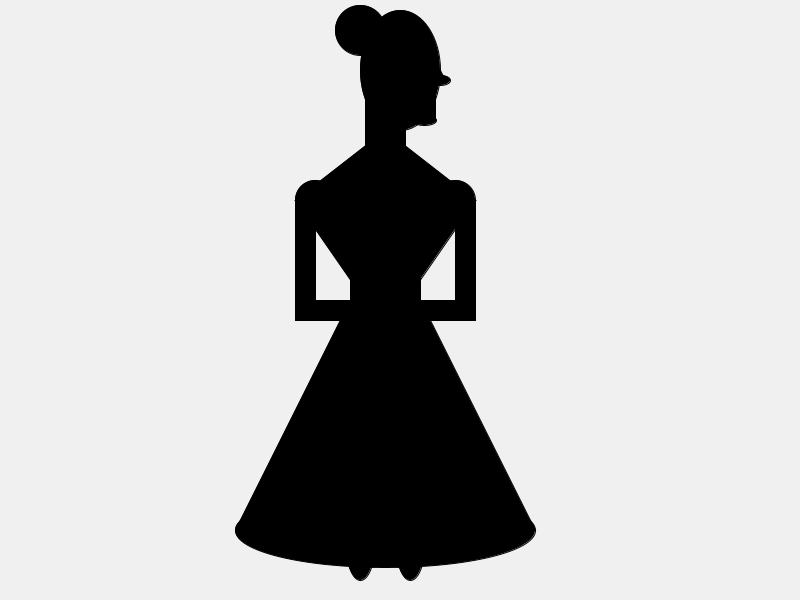
Frame 1 (no input)
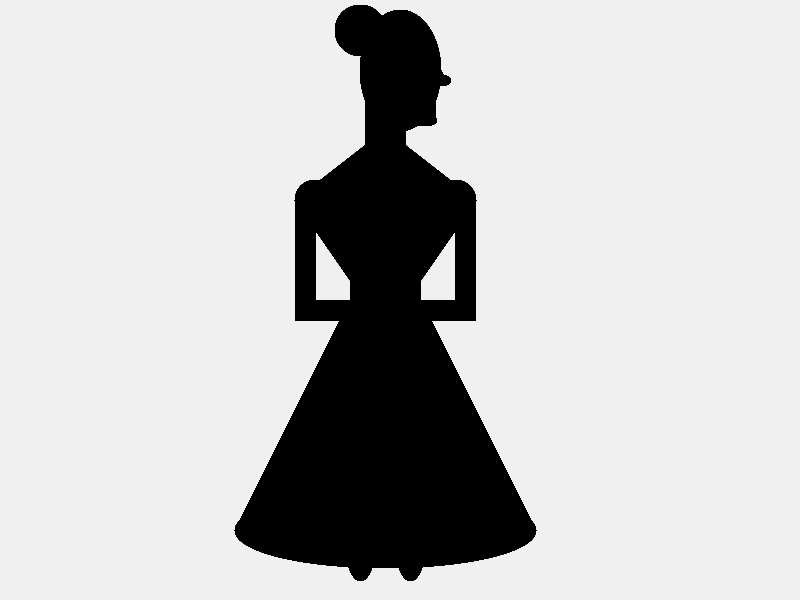
Frame 60 (the mouse pressed at the canvas centre just before this capture)
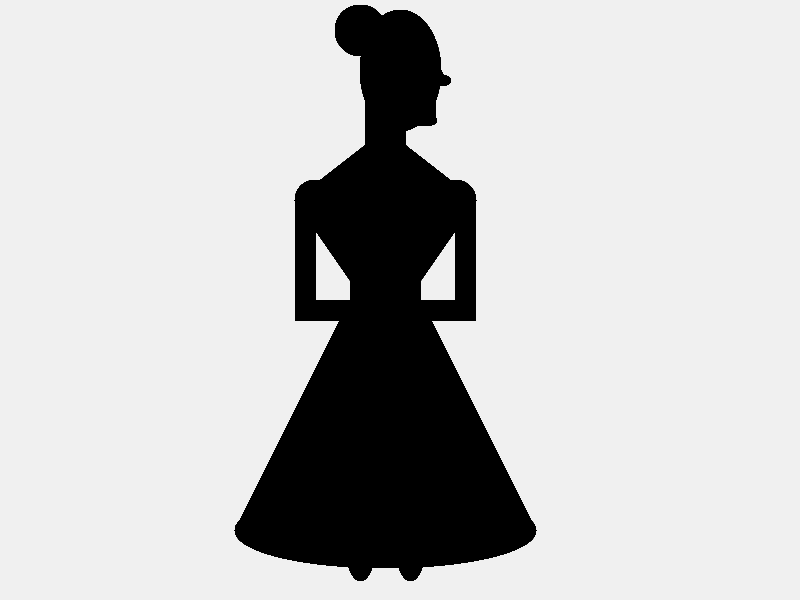
Frame 120 (the mouse held since frame 60 and released just before this capture)

The Processing sketch that drew these frames (run headless with seeded random() and noise(); from frame 60 on, the mouse is pressed at the canvas centre):

// Processing sketch: processing_51262
// ── processing_51262.pde

//Tracy Carlin
//January 28,2012
//Independent Project - Ada Lovelace (week 2 attempt)

void setup() {
size(800,600);
smooth();
background(240);
}

void draw() {

//fill for the silhouette
fill(0);
//head
float headX=400.0;
float headY=70.0;
//face
ellipse(headX,headY,80,120);
//nose (note:I am bizarrely proud of this nose)
triangle(headX+30,headY+10,headX+40,headY,headX+45,headY+10);
ellipse(headX+40,headY+10,20,10);
//neck
rect(headX-35,headY,40,90);
//hair
ellipse(headX-40,headY-40,50,50);
//chin
rect(headX-5,headY,40,50);
ellipse(headX+24,headY+50,25,10);
//upper chest and shoulders
float neckX=headX-15;
float neckY=headY+10;
triangle(neckX,neckY+50,neckX-90,neckY+120,neckX+90,neckY+120);
//shoulders

ellipse(neckX-70,neckY+120,40,40);
ellipse(neckX+70,neckY+120,40,40);
//arm - left (note - the arms will be made more human after figuring out how to rotate stuff, maybe arcs too)
//also her puffy sleeves don't mesh with a silhouette very well.
//fill(255);
rect(neckX-90,neckY+120,20,110);
rect(neckX-90,neckY+220,110,20);
//arm - right
rect(neckX+90,neckY+120,-20,110);
rect(neckX+90,neckY+220,-110,20);

//lower chest and waist
triangle(neckX,neckY+250,neckX-90,neckY+120,neckX+90,neckY+120);
rect(neckX-35,neckY+180,70,150);

//skirt
float skirtX=neckX;
float skirtY=neckY+150;
triangle(skirtX,skirtY,skirtX-150,skirtY+300,skirtX+150,skirtY+300);
//fill(255);
ellipse(skirtX,skirtY+300,300,75);
//shoe - left
ellipse(skirtX-25,skirtY+310,30,80);
//shoe - right
ellipse(skirtX+25,skirtY+310,30,80);
}
